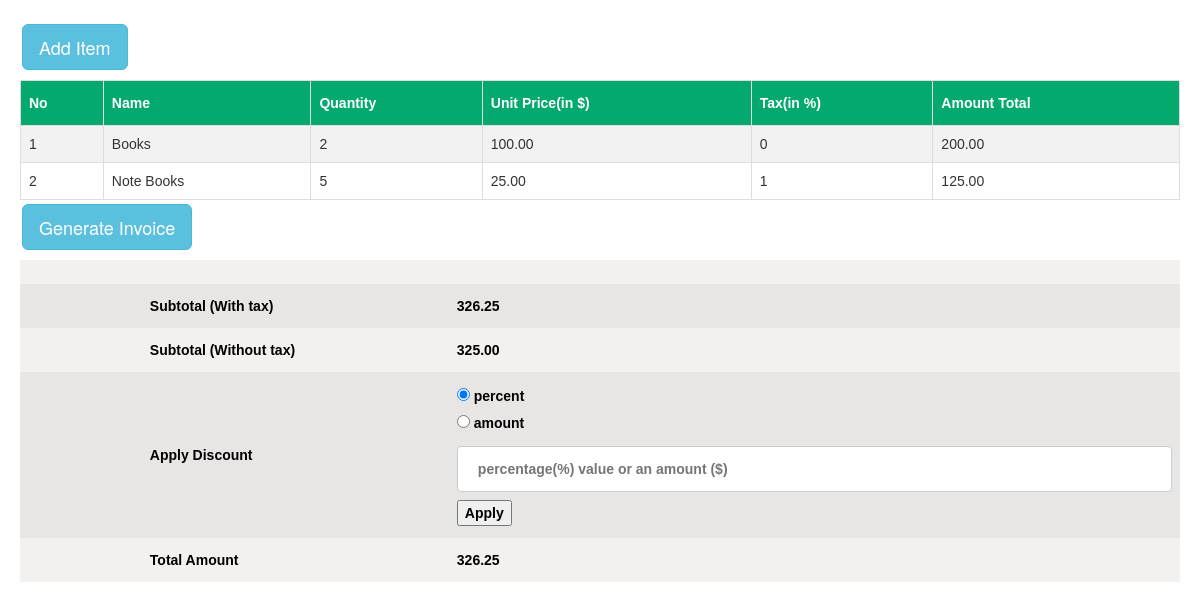
The page / on the database its author committed.
### tables this page shows
CREATE TABLE `items` (
  `id` int(11) NOT NULL,
  `name` varchar(250) NOT NULL,
  `quantity` bigint(20) NOT NULL,
  `price` float NOT NULL,
  `tax` bigint(20) NOT NULL
);

### index.php (the view, shortened to what this page needs)
<!DOCTYPE html>
<html>
<head>
  <link rel="stylesheet" href="https://maxcdn.bootstrapcdn.com/bootstrap/3.4.1/css/bootstrap.min.css">
  <link rel="stylesheet" href="style.css">
</head>
<body>
<div class="listpage">
  <a href="action.php">
  <button  class="btn btn-info btn-lg button mb-10">Add Item</button></a>
  <table id="customers">
    <?php
    include './mysql.php';
    function get_percentage($total, $number)
    {
      if ( $total > 0 )
      {
       return round($number * ($total / 100),2);
      }
      else
      {
        return 0;
      }
    }
    $conn = new mysqli($servername, $username, $password, $dbname);
    $sql = "SELECT * FROM items";
    $result = $conn->query($sql);
    $i=0;
    $subtotal=0;
    $taxamount=0;
    if ($result->num_rows > 0)
     {
          ?>
           <tr>
              <th>No</th>
              <th>Name</th>
              <th>Quantity</th>
              <th>Unit Price(in $)</th>
              <th>Tax(in %)</th>
              <th>Amount Total</th>
          </tr>
          <?php
          while($row = $result->fetch_assoc())
          {
              $i++;
              $subtotal=$subtotal+($row["quantity"] * $row["price"]);
              $linetotal=$row["quantity"] * $row["price"];
              $taxamount = $taxamount+get_percentage($linetotal, $row["tax"]);
             ?>
             <tr key=<?php echo $row["id"] ?>>
                <td><?php echo $i ?></td>
                <td><?php echo $row["name"]?></td>
                <td><?php echo $row["quantity"]?></td>
                <td><?php echo number_format($row["price"],2)?></td>
                <td><?php echo $row["tax"]?></td>
                <td><?php echo number_format($row["quantity"] * $row["price"],2)?></td>
              </tr>
             <?php
            }
          ?>
          </table>
          <table id="customers">
            <tr class="total">
            <th></th>
            <th></th>
            <th></th>
            <th></th>
            <th></th>
            <th></th>
            </tr>
          <tr class="total">
            <th></th>
            <th></th>
            <th></th>
            <th></th>
            <th>Subtotal (With tax)</th>
            <th><?php   echo number_format($subtotal+$taxamount,2);?></th>
          </tr>
           <tr class="total">
            <th></th>
            <th></th>
            <th></th>
            <th></th>
            <th>Subtotal (Without tax)</th>
            <th><?php
            echo number_format($subtotal,2);
            ?></th>
          </tr>
          <tr class="total">
            <th></th>
            <th></th>
            <th></th>
            <th></th>
            <th>Apply Discount</th>
            <th>
              <input type="radio" id="percent" name="percent" value="percent" checked>
              <label for="percent">percent</label><br>
              <input type="radio" id="amount" name="percent" value="amount">
              <label for="other">amount</label>
              <input type="number" id="discount" name="discount" value="" placeholder="percentage(%) value or an amount ($)">
              <input type="button" value="Apply" onclick="applyDiscount(<?php echo number_format($subtotal+$taxamount,2) ?>)">
            </th>
            </tr>
           <tr class="total">
            <th></th>
            <th></th>
            <th></th>
            <th></th>
            <th>Total Amount</th>
            <th id="total_after_disc"><?php  echo number_format($subtotal+$taxamount,2);?></th>
            </tr>
            <?php
            if($_SESSION["isarray"]==1)
            {
            ?>
              <a href="index.php?pdf=1">
              <button  class="btn btn-info btn-lg button mb-10">
              Generate Invoice</button></a>
            <?php
            }
    }
    else
    {
      echo "<br/>";
      $_SESSION["isarray"]=0;
      echo "0 items";
    }
  ?>
</table>
</div>
</body>
</html>

### style.css (style rules this page uses)
button { background-color: #4CAF50; border: none; color: white; padding: 15px 32px; text-align: center; text-decoration: none; display: inline-block; font-size: 16px; margin: 4px 2px; cursor: pointer; text-decoration:none; }
#customers { font-family: Arial, Helvetica, sans-serif; border-collapse: collapse; width: 100%; }
#customers td, #customers th { border: 1px solid #ddd; padding: 8px; }
#customers tr.total th { background-color: #a28b8b21;color:#000;border:none }
#customers tr:nth-child(even) { background-color: #f2f2f2; }
#customers th { padding-top: 12px; padding-bottom: 12px; text-align: left; background-color: #04AA6D; color: white; }
input[type=text], input[type=number] { width: 100%; padding: 12px 20px; margin: 8px 0; display: inline-block; border: 1px solid #ccc; border-radius: 4px; box-sizing: border-box; }
.listpage { border-radius: 5px; padding: 20px; }
.listpage .button { margin-bottom:10px }

### rows shown on the page
items: name "Books", quantity "2", price "100.00", tax "0", $row["quantity"] * $row["price"] "200.00"
items: name "Note Books", quantity "5", price "25.00", tax "1", $row["quantity"] * $row["price"] "125.00"

### other values the page prints
$subtotal+$taxamount "326.25"
$subtotal "325.00"
